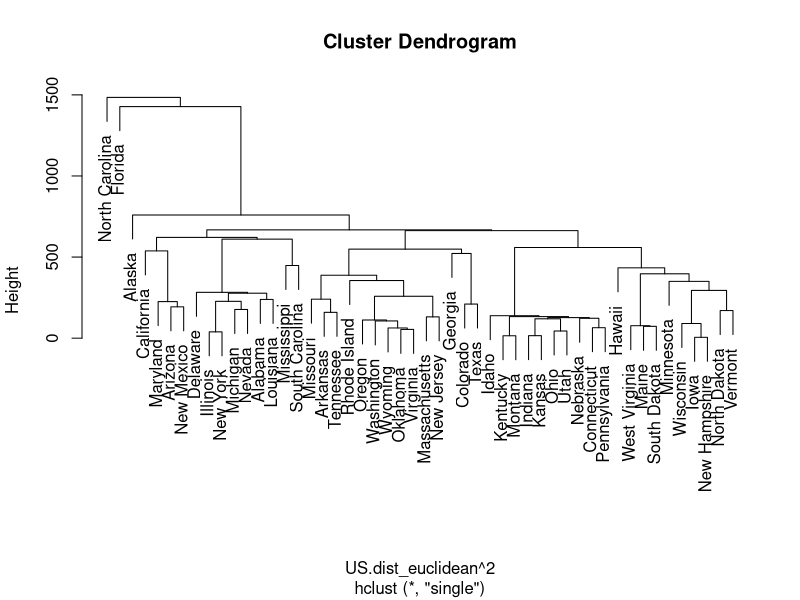
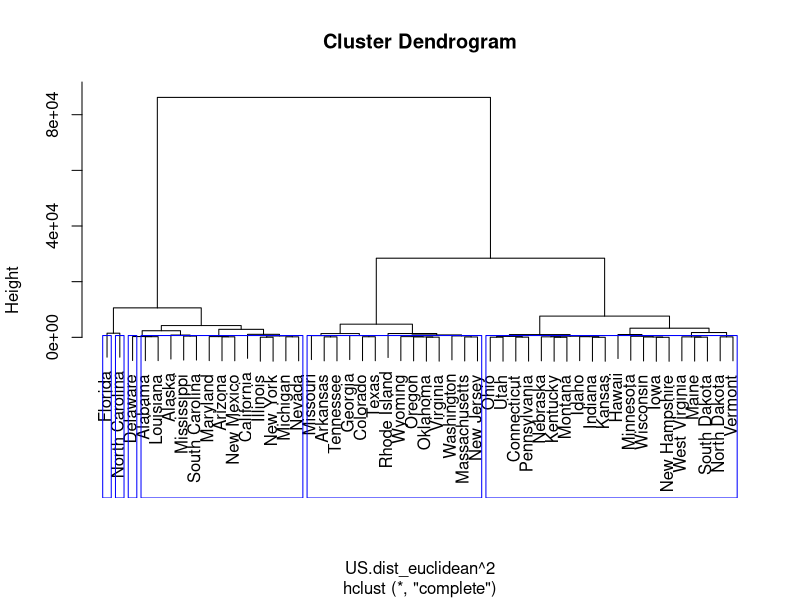

Source code (R) for these figures, in order: (Note: this script raises an error after producing the figures.)
comment = '
군집 모델
군집 분석 : 관측된 여러 개의 변숫값으로부터 유사성에만 기초하여 n개의 군집으로 집단화하고, 형성된 집단의 특성으로부터 관계를 분석

군집 간 거리 계산
- 연속형 변수 거리 : 유클리드/맨하탄/민코우스키/표준화/마힐라노비스 거리 등
- 명목형 변수 거리 : d(i, j) = (i와 j에서 다른 값을 가지는 변수 개수)/(총 변수의 수)
- 순서형 변수 거리 : 순위 상관 계수 이용

군집 분석 결과 : 덴드로그램으로 파악하며 각 개체는 하나의 군집에만 속함

계층적 군집 분석
- 모형 구축(군집 간 거리 측정)
dist(거리를 측정), hclust(계층 군집 분석 실행) 함수 이용

dist(data, method) : 데이터의 군집 간 거리 측정
data : 데이터 프레임
method : 거리 측정 방법(euclidean, maximum, manhattan, canberra, binary, minkowski)

mahalanobis(data, center, cov) : 데이터의 마할라노비스 거리를 측정
data : 데이터 프레임
center : 중심 값
cov : 공분산

hclust(data, method)
data : dist 함수로 거리가 측정된 데이터 프레임
method : 군집 연결 방법(single, complete, average, median, ward.D)

agnes(data, metric, method) : cluster 패키지에서 계층적 군집방법을 이용하여 분석
data : dist 함수로 거리가 측정된 데이터 프레임
metric : 거리 측정 방법(euclidean, manhattan)
method : 병합 또는 연결 방법 지정

daisy(data, metric) : cluster 패키지에서 데이터 관측시 사이의 거리를 계산
data : dist 함수로 거리가 측정된 데이터 프레임
metric : 거리 측정 방법
'

#데이터 탐색
str(USArrests)
head(USArrests)
summary(USArrests)

#유클리디안 거리 측정
US.dist_euclidean <- dist(USArrests, 'euclidean')
US.dist_euclidean

#모형 구축
US.single <- hclust(US.dist_euclidean^2, method='single')
US.single
plot(US.single)
US.complete <- hclust(US.dist_euclidean^2, method='complete')
US.complete
plot(US.complete)

comment = '
군집 분석을 통한 그룹 확인
- 결과는 plot 함수를 통해 덴드로그램으로 시각화
- 덴드로그램 결과는 cutree 함수로 그룹화하거나 rect.hclust 함수를 이용하여 그룹화
- 덴드로그램 결과에서 가로선을 그었을 때 세로축 개수를 군집의 수로 선정
- 적절한 군집 수 선정을 위해 최상단부터 순차적으로 가로선을 그음

plot(data) : 거리 행렬 데이터를 기준으로 덴드로그램 출력
data : 데이터 프레임명

cutree(tree, k, h) : 덴드로그램 tree의 높이(h), 그룹 수(k)를 옵션으로 지정하여 그룹 생성
tree : 덴드로그램 객체
k, h : 나누고자 하는 그룹 너비, 높이의 수

rect.hclust(tree, k, which, x, h, border, cluster) : hclust 결과의 그룹을 사각형으로 구분
tree : hclust로 생성된 데이터 프레임
k, h : 나누고자 하는 그룹 너비, 높이의 수이며 둘 중 하나만 지정 가능
which, x : which는 트리 클러스터, x는 선택된 클러스터의 수평 위치 선택
border : 테두리 색 지정(기본값=2)
cluster : 클러스터 그룹 지정
'

group <- cutree(US.single, k=6)
group

rect.hclust(US.single, k=6, border='blue')

comment = '
비계층적 군집 분석 - k means cluster
k-means 군집 : k개만큼 원하는 군집 수를 초깃값으로 지정하고, 각 개체를 가까운 초깃값에 할당하여 군집을 형성하고 각 군집의 평균을 재계산하여 초깃값을 갱신. 이를 반복하여 k개의 최종군집을 형성.

모형 구축
- kmeans 함수 이용
- NbClust 패키지의 NbClust 함수로 최적의 k를 선정할 수 있음
kmeans(data, centers)
data : 데이터
centers : 군집 개수 설정
'

#wine 변수 중 첫 속성인 Type 제거
df <- scale(wine[-1])
nrow(df)
set.seed(1234)
#nstart는 알고리즘은 몇 번 실행할지 설정
fit.km <- kmeans(df, 3, nstart=25)
fit.km$size #k개의 점과 가장 가까운 데이터 위치. 즉, 군집별 데이터 개수
fit.km$centers #k개의 점에 대한 위치

#모형 활용
plot(df, col=fit.km$cluster)
points(fit.km$center, col=1:3, pch=8, cex=1.5)